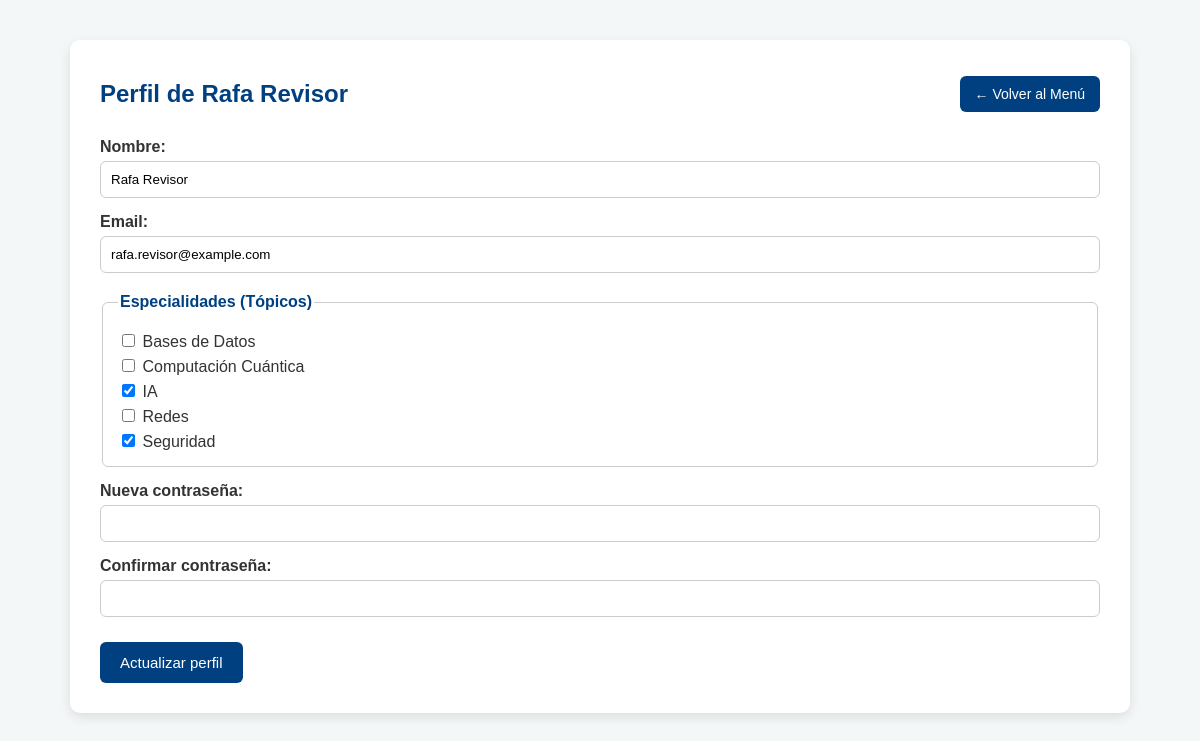
The page /PHP/src/pages/perfil/perfil.php (signed in) on the database its author committed.
### tables this page shows
CREATE TABLE usuario (
    RUT_usuario VARCHAR(10) PRIMARY KEY,
    nombre VARCHAR(250) NOT NULL,
    email VARCHAR(300) NOT NULL UNIQUE,
    tipo_usuario VARCHAR(1),
    password_hash VARCHAR(300) NOT NULL
);

CREATE TABLE topico (
    ID_topico INT AUTO_INCREMENT PRIMARY KEY,
    nombre_topico VARCHAR(25) NOT NULL UNIQUE 
);

### PHP/src/pages/perfil/perfil.php (the view, shortened to what this page needs)
<?php
require_once 'config\db.php';
$rut = $_SESSION['usuario'];
$tipo_usuario = $_SESSION['tipo_usuario'];
$stmt = $conn->prepare("SELECT nombre, email FROM usuario WHERE RUT_usuario = ?");
$stmt->bind_param("s",$rut);
$stmt->execute();
$result = $stmt->get_result();
$usuario = $result->fetch_assoc();
$topicos = [];
$topicos_asignados = [];
if ($tipo_usuario === 'R') {
    $topicos = $pdo->query("SELECT ID_topico, nombre_topico FROM topico")->fetchAll(PDO::FETCH_ASSOC);
    $stmt = $pdo->prepare("SELECT ID_topico FROM revisor_topico WHERE RUT_revisor = ?");
    $stmt->execute([$rut]);
    $topicos_asignados = $stmt->fetchAll(PDO::FETCH_COLUMN, 0);
}
?>
<!DOCTYPE html>
<html>
<head>
    <link rel="stylesheet" href="PHP/src/styles/perfil/perfil.css">
</head>
<body>
    <div class="container">
        <div class="header">
            <h2>Perfil de <?= htmlspecialchars($_SESSION['nombre']); ?></h2>
            <a class="back-button" href="?page=main">← Volver al Menú</a>
        </div>
        <form method="post">
            <label>Nombre:</label>
            <input type="text" name="nombre" value="<?= htmlspecialchars($usuario['nombre']); ?>" required>
            <label>Email:</label>
            <input type="email" name="email" value="<?= htmlspecialchars($usuario['email']); ?>" required>
            <?php if($tipo_usuario === 'R'): ?>
                <fieldset>
                    <legend>Especialidades (Tópicos)</legend>
                    <?php foreach ($topicos as $topico): ?>
                        <label>
                            <input type="checkbox" name="topicos[]" value="<?= $topico['ID_topico'] ?>"
                                <?= in_array($topico['ID_topico'], $topicos_asignados) ? 'checked' : '' ?>>
                            <?= htmlspecialchars($topico['nombre_topico']) ?>
                        </label>
                    <?php endforeach; ?>
                </fieldset>
            <?php endif; ?>
            <label>Nueva contraseña:</label>
            <input type="password" name="nueva_contraseña">
            <label>Confirmar contraseña:</label>
            <input type="password" name="confirmar_contraseña">
            <input type="submit" value="Actualizar perfil">
        </form>
    </div>
</body>
</html>

### PHP/src/styles/perfil/perfil.css (style rules this page uses)
body { font-family: Arial, sans-serif; background-color: #f4f7f8; margin: 0; padding: 40px; display: flex; justify-content: center; }
.container { width: 100%; max-width: 1000px; background-color: white; padding: 30px; border-radius: 10px; box-shadow: 0 4px 12px rgba(0, 0, 0, 0.1); }
.header { display: flex; justify-content: space-between; align-items: center; flex-wrap: wrap; margin-bottom: 20px; }
h2 { margin: 10px 0; color: #004080; }
.back-button { text-decoration: none; color: white; background-color: #004080; padding: 10px 15px; border-radius: 6px; font-size: 14px; transition: background-color 0.2s ease; }
label { display: block; margin-top: 15px; font-weight: bold; color: #333; }
input[type="text"], input[type="email"], input[type="password"] { width: 100%; padding: 10px; margin-top: 5px; border: 1px solid #ccc; border-radius: 6px; box-sizing: border-box; }
fieldset { margin-top: 20px; border: 1px solid #ccc; border-radius: 6px; padding: 15px; }
legend { font-weight: bold; color: #004080; }
fieldset label { font-weight: normal; margin-top: 5px; display: block; }
input[type="submit"] { margin-top: 25px; padding: 12px 20px; background-color: #004080; color: white; border: none; border-radius: 6px; cursor: pointer; font-size: 15px; transition: background-color 0.2s ease; }

### rows shown on the page
usuario: nombre "Rafa Revisor", email "rafa.revisor@example.com"
topico: nombre_topico "Bases de Datos"
topico: nombre_topico "Computación Cuántica"
topico: ID_topico "☑", nombre_topico "IA"
topico: nombre_topico "Redes"
topico: ID_topico "☑", nombre_topico "Seguridad"

### other values the page prints
$_SESSION['nombre'] "Rafa Revisor"
